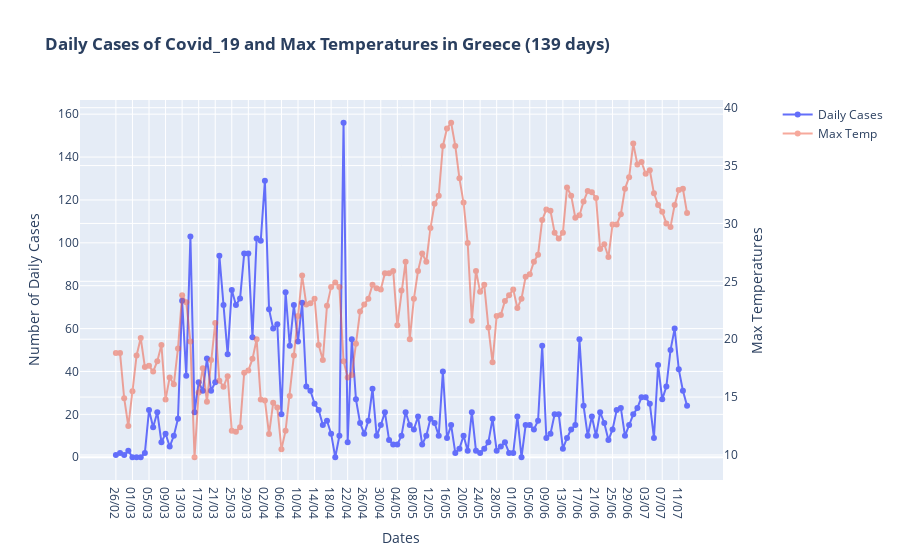

Write notebook code for a chart like this one.
### Markdown cell above
## Daily Cases and Max Temperature per day

### Code cell
# Figure with secondary y-axis
fig = make_subplots(specs=[[{"secondary_y": True}]])

# Traces - Bars and line
fig.add_trace(
    go.Scatter(x=df.index, y=df['Daily Cases'], mode='lines+markers', name='Daily Cases', line_width=2),
    secondary_y=False,
)

fig.add_trace(
    go.Scatter(x=df.index, y=df['Max Temperatures'], opacity=0.5,
               mode='lines+markers', name='Max Temp', line_width=2),
    secondary_y=True,
)

# Figure Title
fig.update_layout(
    title_text='<b>Daily Cases of Covid_19 and Max Temperatures in Greece ('+str(len(df['Total Cases']))+' days)</b>'
)

# x-axis and y-axes titles
fig.update_xaxes(title_text='Dates')
fig.update_yaxes(title_text='Number of Daily Cases', secondary_y=False)
fig.update_yaxes(title_text='Max Temperatures', secondary_y=True)

fig.update_layout(hovermode='x unified')
fig.show()

### Figure 1 — Plotly figure (JSON) as saved in the notebook; plotly's stock layout.template omitted (floating-point values rounded to 4 significant figures; data arrays with more than 128 entries replaced by an {"elided": "..."} marker saying what was removed)
{"data": [{"line": {"width": 2}, "mode": "lines+markers", "name": "Daily Cases", "type": "scatter", "x": {"elided": "139 str values"}, "xaxis": "x", "y": {"elided": "139 int values"}, "yaxis": "y"}, {"line": {"width": 2}, "mode": "lines+markers", "name": "Max Temp", "opacity": 0.5, "type": "scatter", "x": {"elided": "139 str values"}, "xaxis": "x", "y": {"elided": "139 float values"}, "yaxis": "y2"}], "layout": {"hovermode": "x unified", "title": {"text": "<b>Daily Cases of Covid_19 and Max Temperatures in Greece (139 days)</b>"}, "xaxis": {"anchor": "y", "domain": [0, 0.94], "title": {"text": "Dates"}}, "yaxis": {"anchor": "x", "domain": [0, 1], "title": {"text": "Number of Daily Cases"}}, "yaxis2": {"anchor": "x", "overlaying": "y", "side": "right", "title": {"text": "Max Temperatures"}}}}
